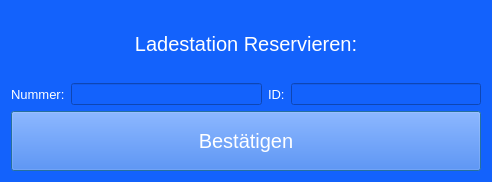
<?xml version="1.0" encoding="UTF-8"?>
<ui version="4.0">
 <class>ReserveLayout</class>
 <widget class="QDialog" name="ReserveLayout">
  <property name="geometry">
   <rect>
    <x>0</x>
    <y>0</y>
    <width>492</width>
    <height>182</height>
   </rect>
  </property>
  <property name="windowTitle">
   <string>Dialog</string>
  </property>
  <property name="styleSheet">
   <string notr="true">background: rgb(19, 98, 252);
color:white</string>
  </property>
  <layout class="QGridLayout" name="gridLayout">
   <item row="1" column="1">
    <widget class="QLineEdit" name="in_index"/>
   </item>
   <item row="1" column="3">
    <widget class="QLineEdit" name="in_ID"/>
   </item>
   <item row="0" column="0" colspan="4">
    <widget class="QLabel" name="label">
     <property name="font">
      <font>
       <pointsize>15</pointsize>
      </font>
     </property>
     <property name="text">
      <string>Ladestation Reservieren:</string>
     </property>
     <property name="alignment">
      <set>Qt::AlignCenter</set>
     </property>
    </widget>
   </item>
   <item row="1" column="0">
    <widget class="QLabel" name="label_2">
     <property name="font">
      <font>
       <pointsize>10</pointsize>
      </font>
     </property>
     <property name="text">
      <string>Nummer:</string>
     </property>
    </widget>
   </item>
   <item row="1" column="2">
    <widget class="QLabel" name="label_3">
     <property name="font">
      <font>
       <pointsize>10</pointsize>
      </font>
     </property>
     <property name="text">
      <string>ID:</string>
     </property>
    </widget>
   </item>
   <item row="2" column="0" colspan="4">
    <widget class="QPushButton" name="btn_enter">
     <property name="minimumSize">
      <size>
       <width>0</width>
       <height>60</height>
      </size>
     </property>
     <property name="font">
      <font>
       <pointsize>15</pointsize>
      </font>
     </property>
     <property name="text">
      <string>Bestätigen</string>
     </property>
    </widget>
   </item>
  </layout>
 </widget>
 <resources/>
 <connections/>
</ui>
